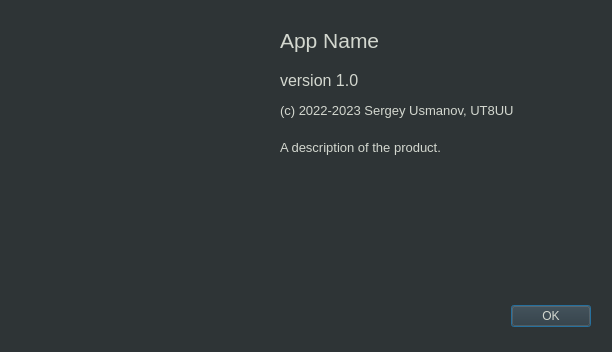
<?xml version="1.0" encoding="UTF-8"?>
<ui version="4.0">
 <class>AboutDialog</class>
 <widget class="QDialog" name="AboutDialog">
  <property name="geometry">
   <rect>
    <x>0</x>
    <y>0</y>
    <width>612</width>
    <height>352</height>
   </rect>
  </property>
  <property name="windowTitle">
   <string>About</string>
  </property>
  <property name="styleSheet">
   <string notr="true">background-color: rgb(46, 52, 54); color: rgb(211, 215, 207);</string>
  </property>
  <widget class="QDialogButtonBox" name="buttonBox">
   <property name="geometry">
    <rect>
     <x>250</x>
     <y>300</y>
     <width>341</width>
     <height>32</height>
    </rect>
   </property>
   <property name="orientation">
    <enum>Qt::Horizontal</enum>
   </property>
   <property name="standardButtons">
    <set>QDialogButtonBox::Ok</set>
   </property>
  </widget>
  <widget class="QLabel" name="lblAppName">
   <property name="geometry">
    <rect>
     <x>280</x>
     <y>20</y>
     <width>320</width>
     <height>40</height>
    </rect>
   </property>
   <property name="font">
    <font>
     <pointsize>16</pointsize>
    </font>
   </property>
   <property name="text">
    <string>App Name</string>
   </property>
  </widget>
  <widget class="QLabel" name="lblVersion">
   <property name="geometry">
    <rect>
     <x>280</x>
     <y>70</y>
     <width>320</width>
     <height>20</height>
    </rect>
   </property>
   <property name="font">
    <font>
     <pointsize>12</pointsize>
    </font>
   </property>
   <property name="text">
    <string>version 1.0</string>
   </property>
  </widget>
  <widget class="QLabel" name="lblCopyright">
   <property name="geometry">
    <rect>
     <x>280</x>
     <y>100</y>
     <width>320</width>
     <height>20</height>
    </rect>
   </property>
   <property name="font">
    <font>
     <pointsize>10</pointsize>
    </font>
   </property>
   <property name="text">
    <string>(c) 2022-2023 Sergey Usmanov, UT8UU</string>
   </property>
  </widget>
  <widget class="QLabel" name="lblAppDescription">
   <property name="geometry">
    <rect>
     <x>280</x>
     <y>140</y>
     <width>320</width>
     <height>120</height>
    </rect>
   </property>
   <property name="font">
    <font>
     <pointsize>10</pointsize>
    </font>
   </property>
   <property name="text">
    <string>A description of the product.</string>
   </property>
   <property name="alignment">
    <set>Qt::AlignLeading|Qt::AlignLeft|Qt::AlignTop</set>
   </property>
   <property name="wordWrap">
    <bool>true</bool>
   </property>
  </widget>
  <widget class="QLabel" name="imageLabel">
   <property name="geometry">
    <rect>
     <x>10</x>
     <y>20</y>
     <width>251</width>
     <height>250</height>
    </rect>
   </property>
   <property name="text">
    <string/>
   </property>
  </widget>
 </widget>
 <resources/>
 <connections>
  <connection>
   <sender>buttonBox</sender>
   <signal>accepted()</signal>
   <receiver>AboutDialog</receiver>
   <slot>accept()</slot>
   <hints>
    <hint type="sourcelabel">
     <x>248</x>
     <y>254</y>
    </hint>
    <hint type="destinationlabel">
     <x>157</x>
     <y>274</y>
    </hint>
   </hints>
  </connection>
  <connection>
   <sender>buttonBox</sender>
   <signal>rejected()</signal>
   <receiver>AboutDialog</receiver>
   <slot>reject()</slot>
   <hints>
    <hint type="sourcelabel">
     <x>316</x>
     <y>260</y>
    </hint>
    <hint type="destinationlabel">
     <x>286</x>
     <y>274</y>
    </hint>
   </hints>
  </connection>
 </connections>
</ui>
